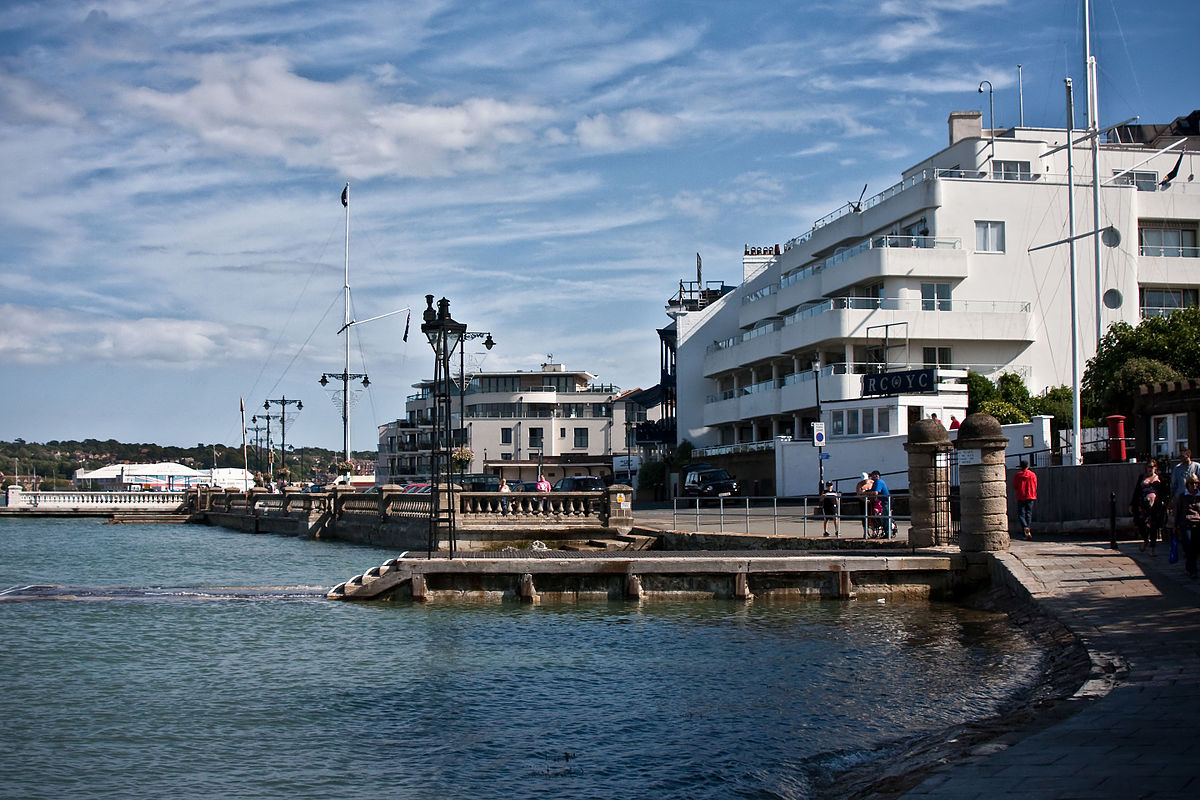
#> input picture 181010 Image Editor/cowes.jpg, 1200 x 800 px
$ python '181010 Photo Editor.py'
#> lines starting #> are read from the running program, lines starting #| are printed output that depends on the picture
### 181010 Image Editor/Image_Library.py
from PIL import Image


def rotate_90_clockwise(file):

    img = Image.open(file)

    #- is required because by default turns image anticlockwise.
    #expand = True makes the new canvas fit the rotated image.
    img = img.rotate(-90, expand = True)

    img.save("rotated_90_clockwise_{}".format(str(file)))
    img.show()


# [28 lines left out: functions rotate_90_anticlockwise, custom_rotation, not called in this run]


def histogram(file):
    img = Image.open(file)
    print(img.histogram())

### 181010 Image Editor/181010 Photo Editor.py
from Image_Library import *


menu_list = {
        1: "Rotate 90 clockwise.",
        2: "Rotate 90 anti-clockwise.",
        3: "Custom rotation.",
        4: "Print a histogram.",
        5: "Quit"
    }


def menu(options):
    print("--== Welcome to the Image Manipulator 3000! ==--")

    #prints the menu_list dictionary
    for x in options:
        print(str(x) + ":", str(options[x]))

    #tests to check the choice is a valid int.
    correct = False
    while not correct:
        try:
            choice = int(input("\nPlease enter your choice: "))

            #checks if the int is in the menu_list dictionary.
            if choice in options:
                correct = True
                return choice
            else:
                print("***Enter a correct choice!***")

        except ValueError:
            print("***Enter a valid number!***")
        except:
            print("***Unexpected Error!!***")


def selected(choice):
    print("\n*Selected: {}*".format(menu_list[choice]))


def filename():
    #check the filename is correct, turns the validated filename.
    filename = ""
    while filename == "":
        filename = input("Please enter a filename: ")
        return filename


def main():
    while True:

        #parameter menu_list. So it can use the dictionary inside the def.
        choice = menu(menu_list)
#> the loop in menu, `while not correct:` made 1 pass; the answer given on pass 1: 1

        if choice == 1:
            selected(choice)
            file = filename()
#> the loop in filename, `while filename == "":` made 1 pass; the answer given on pass 1: cowes.jpg

            try:
                rotate_90_clockwise(file)
#> in rotate_90_clockwise, img is the input picture: PIL image 1200x800 RGB; mean R, G, B 103.2, 117.7, 133.4
#> in rotate_90_clockwise, `img = img.rotate(-90, expand = True)`:
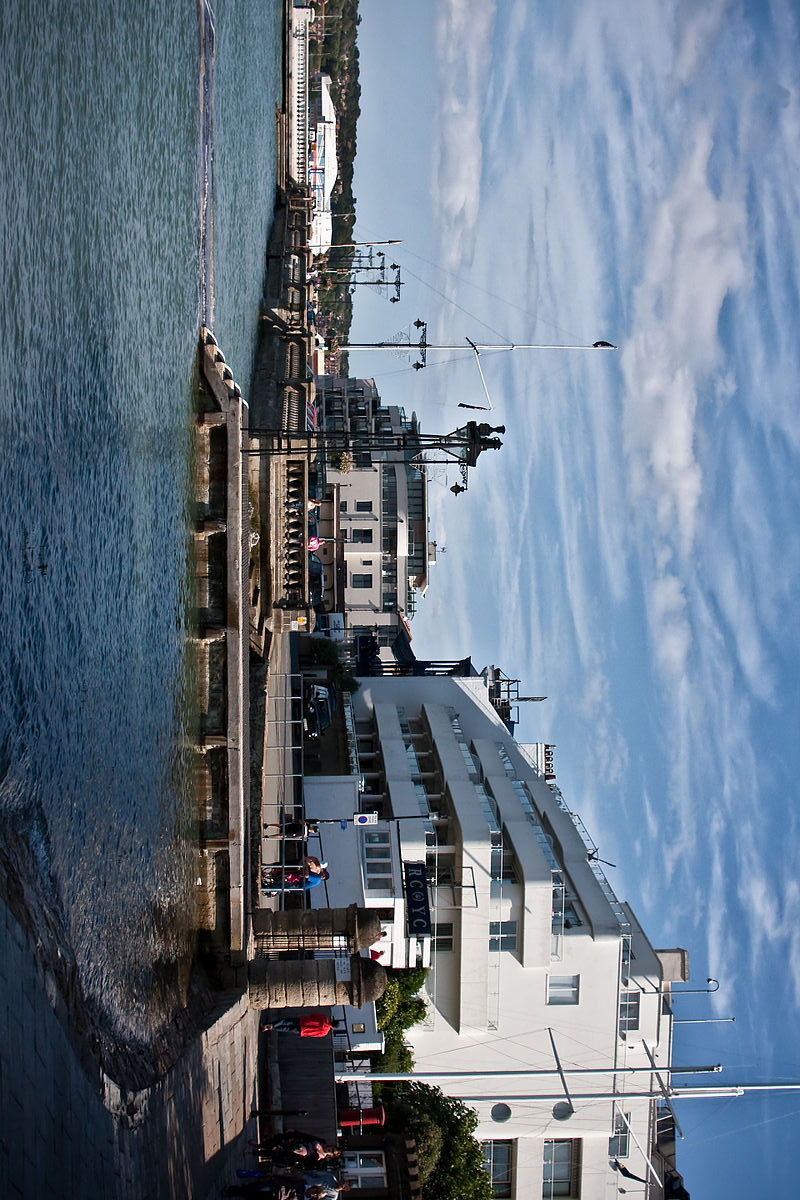
#> img: PIL image 800x1200 RGB; mean R, G, B 103.2, 117.7, 133.4
            except FileNotFoundError:
                print("\n\n***** File specified not found! *****")
                print("Returning to main menu\n\n")
            except OSError:
                print("\n\n***** File error! *****")
                print("Returning to main menu\n\n")

            except:
                print("\n\n***** Unknown Error *****")
                print("Returning to main menu\n\n")


        elif choice == 2:
            selected(choice)
            file = filename()

            try:
                rotate_90_anticlockwise(file)
            except FileNotFoundError:
                print("\n\n***** File specified not found! *****")
                print("Returning to main menu\n\n")
            except OSError:
                print("\n\n***** File error! *****")
                print("Returning to main menu\n\n")

            except:
                print("\n\n***** Unknown Error *****")
                print("Returning to main menu\n\n")


        elif choice == 3:
            selected(choice)
            file = filename()

            try:
                custom_rotation(file)
            except FileNotFoundError:
                print("\n\n***** File specified not found! *****")
                print("Returning to main menu\n\n")
            except OSError:
                print("\n\n***** File error! *****")
                print("Returning to main menu\n\n")
                main()
            except:
                print("\n\n***** Unknown Error *****")
                print("Returning to main menu\n\n")


        elif choice == 4:
            selected(choice)
            file = filename()

            try:
                histogram(file)
            except FileNotFoundError:
                print("\n\n***** File specified not found! *****")
                print("Returning to main menu\n\n")
            except OSError:
                print("\n\n***** File error! *****")
                print("Returning to main menu\n\n")

            except:
                print("\n\n***** Unknown Error *****")
                print("Returning to main menu\n\n")


        elif choice == 5:
            return False
            exit

        print()
        print()


###MAIN PROGRAM STARTS HERE###
#> (the run stopped early here; a loop or call above may not have finished)
